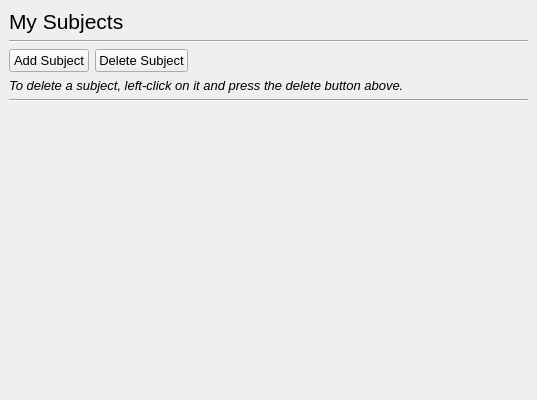
<?xml version="1.0" encoding="UTF-8"?>
<ui version="4.0">
 <class>mwindow_my_subjects</class>
 <widget class="QMainWindow" name="mwindow_my_subjects">
  <property name="geometry">
   <rect>
    <x>0</x>
    <y>0</y>
    <width>537</width>
    <height>400</height>
   </rect>
  </property>
  <property name="sizePolicy">
   <sizepolicy hsizetype="Preferred" vsizetype="Preferred">
    <horstretch>0</horstretch>
    <verstretch>0</verstretch>
   </sizepolicy>
  </property>
  <property name="font">
   <font>
    <family>Arial</family>
    <pointsize>10</pointsize>
   </font>
  </property>
  <property name="windowTitle">
   <string>My Subjects</string>
  </property>
  <widget class="QWidget" name="central_widget">
   <layout class="QGridLayout" name="gridLayout">
    <item row="0" column="0">
     <layout class="QVBoxLayout" name="vert_layout_my_subjects">
      <item>
       <widget class="QLabel" name="lbl_my_subjects">
        <property name="font">
         <font>
          <pointsize>16</pointsize>
         </font>
        </property>
        <property name="text">
         <string>My Subjects</string>
        </property>
       </widget>
      </item>
      <item>
       <widget class="Line" name="hori_line_my_subjects">
        <property name="orientation">
         <enum>Qt::Horizontal</enum>
        </property>
       </widget>
      </item>
      <item>
       <layout class="QHBoxLayout" name="hori_layout_buttons">
        <item alignment="Qt::AlignLeft">
         <widget class="QPushButton" name="btn_add_subject">
          <property name="text">
           <string>Add Subject</string>
          </property>
         </widget>
        </item>
        <item alignment="Qt::AlignLeft">
         <widget class="QPushButton" name="btn_delete_subject">
          <property name="text">
           <string>Delete Subject</string>
          </property>
          <property name="autoDefault">
           <bool>false</bool>
          </property>
          <property name="default">
           <bool>false</bool>
          </property>
          <property name="flat">
           <bool>false</bool>
          </property>
         </widget>
        </item>
        <item>
         <spacer name="hori_spacer_buttons">
          <property name="orientation">
           <enum>Qt::Horizontal</enum>
          </property>
          <property name="sizeType">
           <enum>QSizePolicy::Expanding</enum>
          </property>
          <property name="sizeHint" stdset="0">
           <size>
            <width>40</width>
            <height>20</height>
           </size>
          </property>
         </spacer>
        </item>
       </layout>
      </item>
      <item>
       <widget class="QLabel" name="lbl_instruction">
        <property name="font">
         <font>
          <italic>true</italic>
         </font>
        </property>
        <property name="text">
         <string>To delete a subject, left-click on it and press the delete button above.</string>
        </property>
       </widget>
      </item>
      <item>
       <widget class="Line" name="hori_line_add_subject">
        <property name="orientation">
         <enum>Qt::Horizontal</enum>
        </property>
       </widget>
      </item>
      <item>
       <widget class="QListWidget" name="list_widget_my_subjects">
        <property name="palette">
         <palette>
          <active>
           <colorrole role="WindowText">
            <brush brushstyle="SolidPattern">
             <color alpha="255">
              <red>0</red>
              <green>0</green>
              <blue>0</blue>
             </color>
            </brush>
           </colorrole>
           <colorrole role="Button">
            <brush brushstyle="SolidPattern">
             <color alpha="0">
              <red>255</red>
              <green>255</green>
              <blue>255</blue>
             </color>
            </brush>
           </colorrole>
           <colorrole role="Light">
            <brush brushstyle="SolidPattern">
             <color alpha="0">
              <red>255</red>
              <green>255</green>
              <blue>255</blue>
             </color>
            </brush>
           </colorrole>
           <colorrole role="Midlight">
            <brush brushstyle="SolidPattern">
             <color alpha="0">
              <red>247</red>
              <green>247</green>
              <blue>247</blue>
             </color>
            </brush>
           </colorrole>
           <colorrole role="Dark">
            <brush brushstyle="SolidPattern">
             <color alpha="0">
              <red>120</red>
              <green>120</green>
              <blue>120</blue>
             </color>
            </brush>
           </colorrole>
           <colorrole role="Mid">
            <brush brushstyle="SolidPattern">
             <color alpha="0">
              <red>160</red>
              <green>160</green>
              <blue>160</blue>
             </color>
            </brush>
           </colorrole>
           <colorrole role="Text">
            <brush brushstyle="SolidPattern">
             <color alpha="255">
              <red>0</red>
              <green>0</green>
              <blue>0</blue>
             </color>
            </brush>
           </colorrole>
           <colorrole role="BrightText">
            <brush brushstyle="SolidPattern">
             <color alpha="255">
              <red>255</red>
              <green>255</green>
              <blue>255</blue>
             </color>
            </brush>
           </colorrole>
           <colorrole role="ButtonText">
            <brush brushstyle="SolidPattern">
             <color alpha="255">
              <red>0</red>
              <green>0</green>
              <blue>0</blue>
             </color>
            </brush>
           </colorrole>
           <colorrole role="Base">
            <brush brushstyle="NoBrush">
             <color alpha="255">
              <red>0</red>
              <green>0</green>
              <blue>0</blue>
             </color>
            </brush>
           </colorrole>
           <colorrole role="Window">
            <brush brushstyle="SolidPattern">
             <color alpha="0">
              <red>255</red>
              <green>255</green>
              <blue>255</blue>
             </color>
            </brush>
           </colorrole>
           <colorrole role="Shadow">
            <brush brushstyle="SolidPattern">
             <color alpha="255">
              <red>0</red>
              <green>0</green>
              <blue>0</blue>
             </color>
            </brush>
           </colorrole>
           <colorrole role="AlternateBase">
            <brush brushstyle="SolidPattern">
             <color alpha="127">
              <red>247</red>
              <green>247</green>
              <blue>247</blue>
             </color>
            </brush>
           </colorrole>
           <colorrole role="ToolTipBase">
            <brush brushstyle="SolidPattern">
             <color alpha="255">
              <red>255</red>
              <green>255</green>
              <blue>220</blue>
             </color>
            </brush>
           </colorrole>
           <colorrole role="ToolTipText">
            <brush brushstyle="SolidPattern">
             <color alpha="255">
              <red>0</red>
              <green>0</green>
              <blue>0</blue>
             </color>
            </brush>
           </colorrole>
           <colorrole role="PlaceholderText">
            <brush brushstyle="SolidPattern">
             <color alpha="128">
              <red>0</red>
              <green>0</green>
              <blue>0</blue>
             </color>
            </brush>
           </colorrole>
          </active>
          <inactive>
           <colorrole role="WindowText">
            <brush brushstyle="SolidPattern">
             <color alpha="255">
              <red>0</red>
              <green>0</green>
              <blue>0</blue>
             </color>
            </brush>
           </colorrole>
           <colorrole role="Button">
            <brush brushstyle="SolidPattern">
             <color alpha="0">
              <red>255</red>
              <green>255</green>
              <blue>255</blue>
             </color>
            </brush>
           </colorrole>
           <colorrole role="Light">
            <brush brushstyle="SolidPattern">
             <color alpha="0">
              <red>255</red>
              <green>255</green>
              <blue>255</blue>
             </color>
            </brush>
           </colorrole>
           <colorrole role="Midlight">
            <brush brushstyle="SolidPattern">
             <color alpha="0">
              <red>247</red>
              <green>247</green>
              <blue>247</blue>
             </color>
            </brush>
           </colorrole>
           <colorrole role="Dark">
            <brush brushstyle="SolidPattern">
             <color alpha="0">
              <red>120</red>
              <green>120</green>
              <blue>120</blue>
             </color>
            </brush>
           </colorrole>
           <colorrole role="Mid">
            <brush brushstyle="SolidPattern">
             <color alpha="0">
              <red>160</red>
              <green>160</green>
              <blue>160</blue>
             </color>
            </brush>
           </colorrole>
           <colorrole role="Text">
            <brush brushstyle="SolidPattern">
             <color alpha="255">
              <red>0</red>
              <green>0</green>
              <blue>0</blue>
             </color>
            </brush>
           </colorrole>
           <colorrole role="BrightText">
            <brush brushstyle="SolidPattern">
             <color alpha="255">
              <red>255</red>
              <green>255</green>
              <blue>255</blue>
             </color>
            </brush>
           </colorrole>
           <colorrole role="ButtonText">
            <brush brushstyle="SolidPattern">
             <color alpha="255">
              <red>0</red>
              <green>0</green>
              <blue>0</blue>
             </color>
            </brush>
           </colorrole>
           <colorrole role="Base">
            <brush brushstyle="NoBrush">
             <color alpha="255">
              <red>0</red>
              <green>0</green>
              <blue>0</blue>
             </color>
            </brush>
           </colorrole>
           <colorrole role="Window">
            <brush brushstyle="SolidPattern">
             <color alpha="0">
              <red>255</red>
              <green>255</green>
              <blue>255</blue>
             </color>
            </brush>
           </colorrole>
           <colorrole role="Shadow">
            <brush brushstyle="SolidPattern">
             <color alpha="255">
              <red>0</red>
              <green>0</green>
              <blue>0</blue>
             </color>
            </brush>
           </colorrole>
           <colorrole role="AlternateBase">
            <brush brushstyle="SolidPattern">
             <color alpha="127">
              <red>247</red>
              <green>247</green>
              <blue>247</blue>
             </color>
            </brush>
           </colorrole>
           <colorrole role="ToolTipBase">
            <brush brushstyle="SolidPattern">
             <color alpha="255">
              <red>255</red>
              <green>255</green>
              <blue>220</blue>
             </color>
            </brush>
           </colorrole>
           <colorrole role="ToolTipText">
            <brush brushstyle="SolidPattern">
             <color alpha="255">
              <red>0</red>
              <green>0</green>
              <blue>0</blue>
             </color>
            </brush>
           </colorrole>
           <colorrole role="PlaceholderText">
            <brush brushstyle="SolidPattern">
             <color alpha="128">
              <red>0</red>
              <green>0</green>
              <blue>0</blue>
             </color>
            </brush>
           </colorrole>
          </inactive>
          <disabled>
           <colorrole role="WindowText">
            <brush brushstyle="SolidPattern">
             <color alpha="0">
              <red>120</red>
              <green>120</green>
              <blue>120</blue>
             </color>
            </brush>
           </colorrole>
           <colorrole role="Button">
            <brush brushstyle="SolidPattern">
             <color alpha="0">
              <red>255</red>
              <green>255</green>
              <blue>255</blue>
             </color>
            </brush>
           </colorrole>
           <colorrole role="Light">
            <brush brushstyle="SolidPattern">
             <color alpha="0">
              <red>255</red>
              <green>255</green>
              <blue>255</blue>
             </color>
            </brush>
           </colorrole>
           <colorrole role="Midlight">
            <brush brushstyle="SolidPattern">
             <color alpha="0">
              <red>247</red>
              <green>247</green>
              <blue>247</blue>
             </color>
            </brush>
           </colorrole>
           <colorrole role="Dark">
            <brush brushstyle="SolidPattern">
             <color alpha="0">
              <red>120</red>
              <green>120</green>
              <blue>120</blue>
             </color>
            </brush>
           </colorrole>
           <colorrole role="Mid">
            <brush brushstyle="SolidPattern">
             <color alpha="0">
              <red>160</red>
              <green>160</green>
              <blue>160</blue>
             </color>
            </brush>
           </colorrole>
           <colorrole role="Text">
            <brush brushstyle="SolidPattern">
             <color alpha="0">
              <red>120</red>
              <green>120</green>
              <blue>120</blue>
             </color>
            </brush>
           </colorrole>
           <colorrole role="BrightText">
            <brush brushstyle="SolidPattern">
             <color alpha="255">
              <red>255</red>
              <green>255</green>
              <blue>255</blue>
             </color>
            </brush>
           </colorrole>
           <colorrole role="ButtonText">
            <brush brushstyle="SolidPattern">
             <color alpha="0">
              <red>120</red>
              <green>120</green>
              <blue>120</blue>
             </color>
            </brush>
           </colorrole>
           <colorrole role="Base">
            <brush brushstyle="NoBrush">
             <color alpha="255">
              <red>0</red>
              <green>0</green>
              <blue>0</blue>
             </color>
            </brush>
           </colorrole>
           <colorrole role="Window">
            <brush brushstyle="SolidPattern">
             <color alpha="0">
              <red>255</red>
              <green>255</green>
              <blue>255</blue>
             </color>
            </brush>
           </colorrole>
           <colorrole role="Shadow">
            <brush brushstyle="SolidPattern">
             <color alpha="255">
              <red>0</red>
              <green>0</green>
              <blue>0</blue>
             </color>
            </brush>
           </colorrole>
           <colorrole role="AlternateBase">
            <brush brushstyle="SolidPattern">
             <color alpha="0">
              <red>240</red>
              <green>240</green>
              <blue>240</blue>
             </color>
            </brush>
           </colorrole>
           <colorrole role="ToolTipBase">
            <brush brushstyle="SolidPattern">
             <color alpha="255">
              <red>255</red>
              <green>255</green>
              <blue>220</blue>
             </color>
            </brush>
           </colorrole>
           <colorrole role="ToolTipText">
            <brush brushstyle="SolidPattern">
             <color alpha="255">
              <red>0</red>
              <green>0</green>
              <blue>0</blue>
             </color>
            </brush>
           </colorrole>
           <colorrole role="PlaceholderText">
            <brush brushstyle="SolidPattern">
             <color alpha="128">
              <red>0</red>
              <green>0</green>
              <blue>0</blue>
             </color>
            </brush>
           </colorrole>
          </disabled>
         </palette>
        </property>
        <property name="font">
         <font>
          <family>Arial</family>
          <pointsize>10</pointsize>
         </font>
        </property>
        <property name="autoFillBackground">
         <bool>false</bool>
        </property>
        <property name="styleSheet">
         <string notr="true">background-color: rgba(255, 255, 255, 0)</string>
        </property>
        <property name="frameShape">
         <enum>QFrame::NoFrame</enum>
        </property>
        <property name="frameShadow">
         <enum>QFrame::Plain</enum>
        </property>
       </widget>
      </item>
     </layout>
    </item>
   </layout>
  </widget>
  <action name="actionAgenda">
   <property name="text">
    <string>Agenda</string>
   </property>
  </action>
 </widget>
 <resources/>
 <connections/>
</ui>
